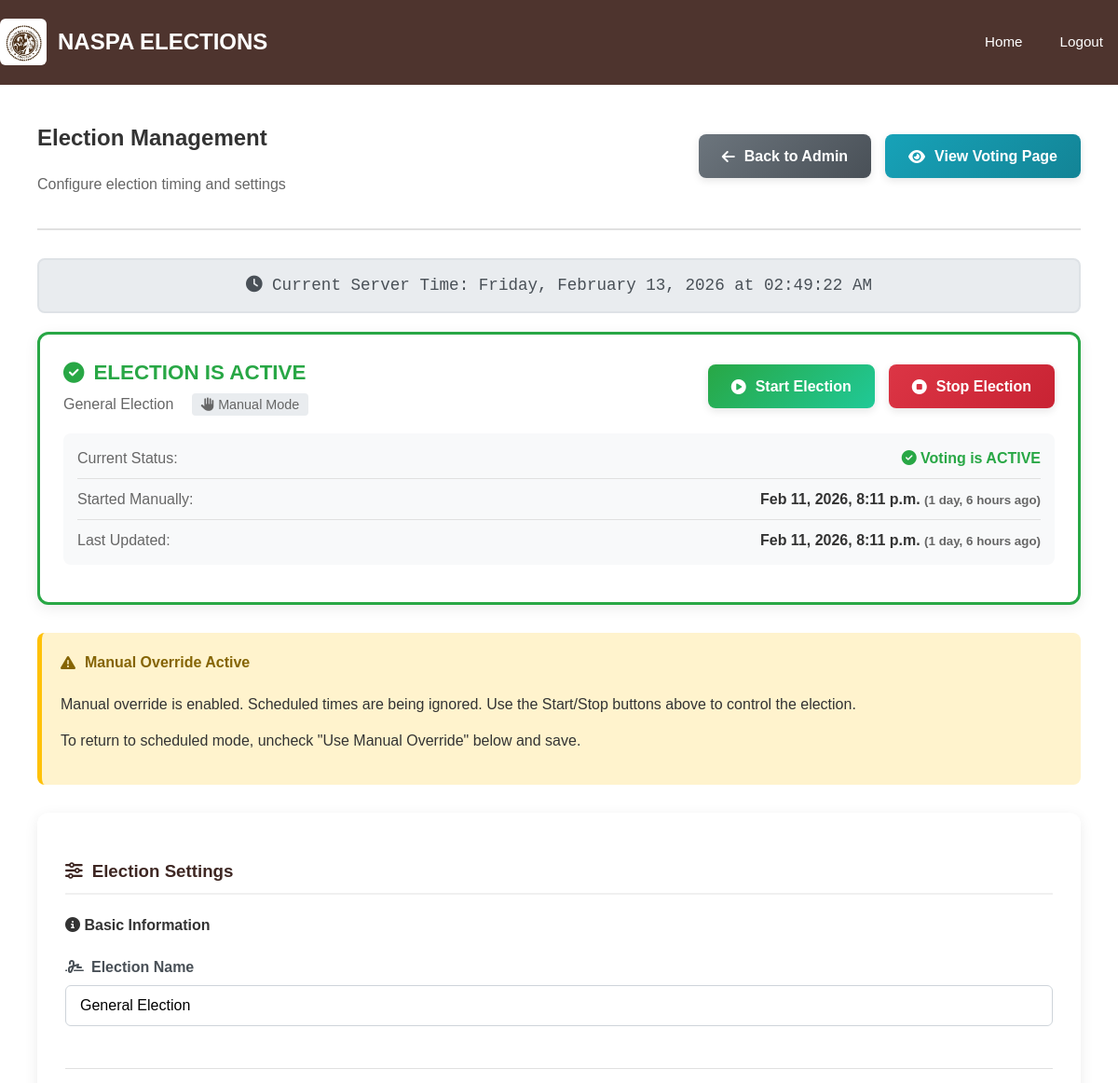
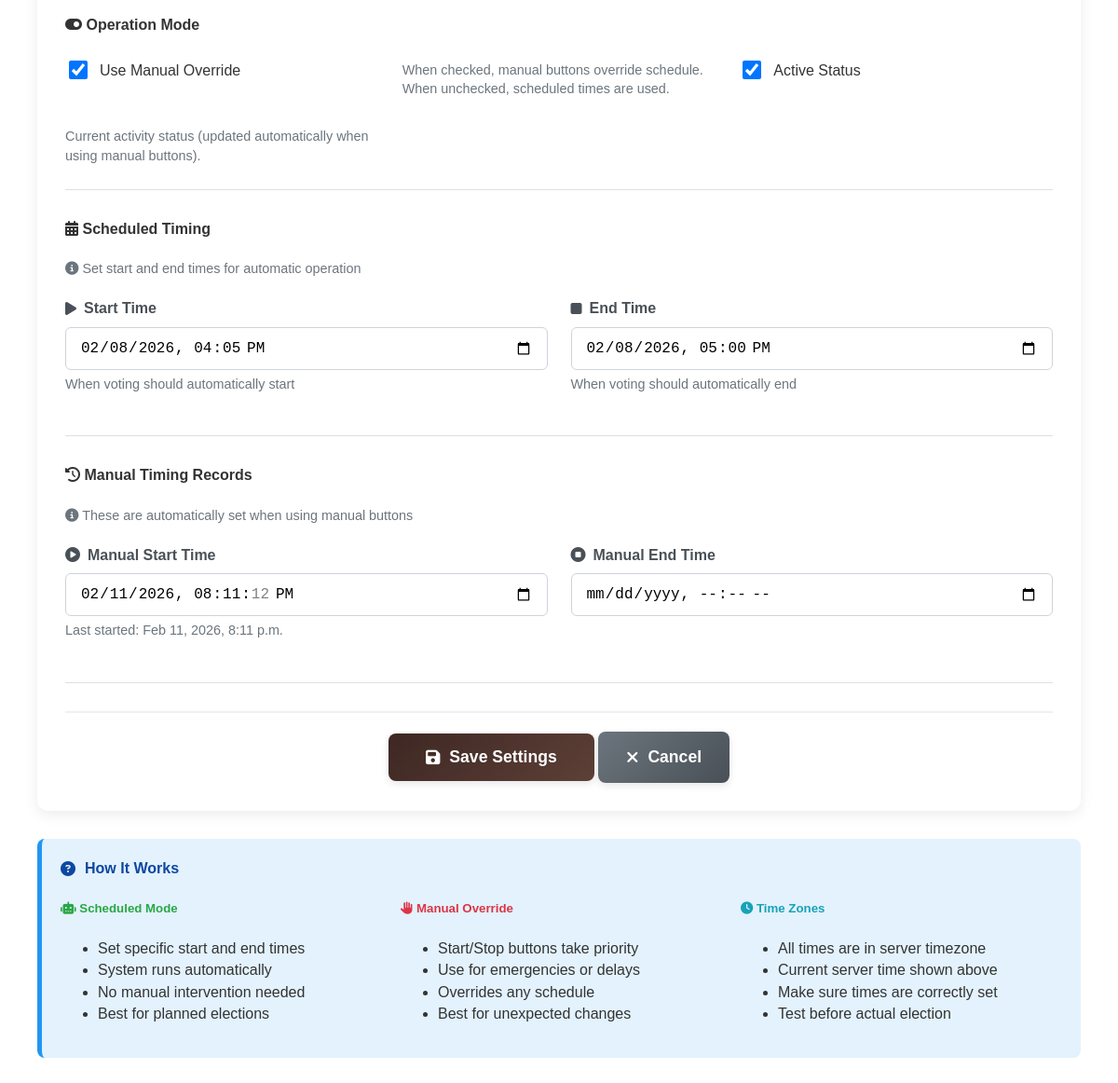
/main/manage_election/ (signed in), run on an earlier commit of the app's database (2 pictures, top to bottom).
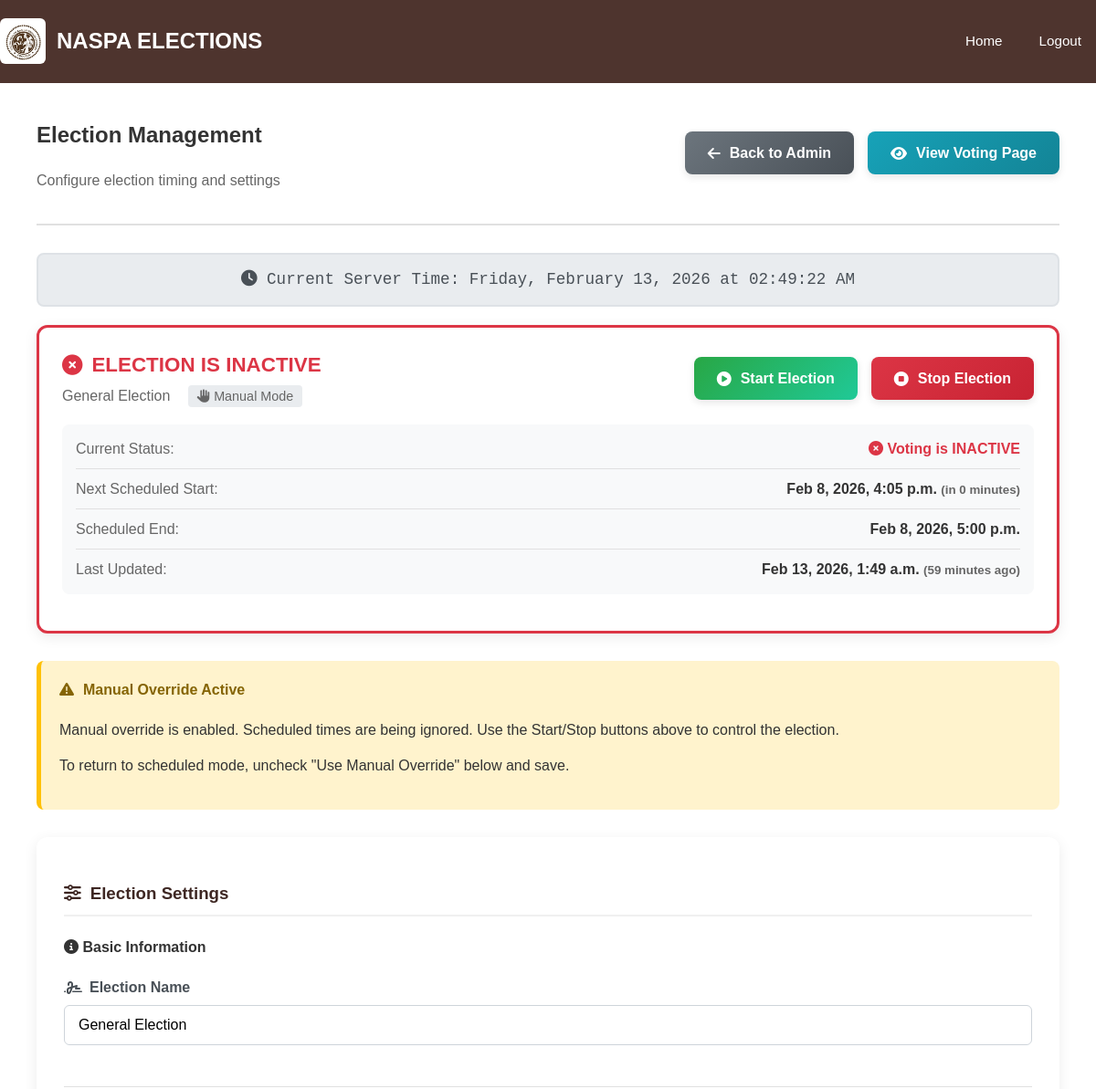
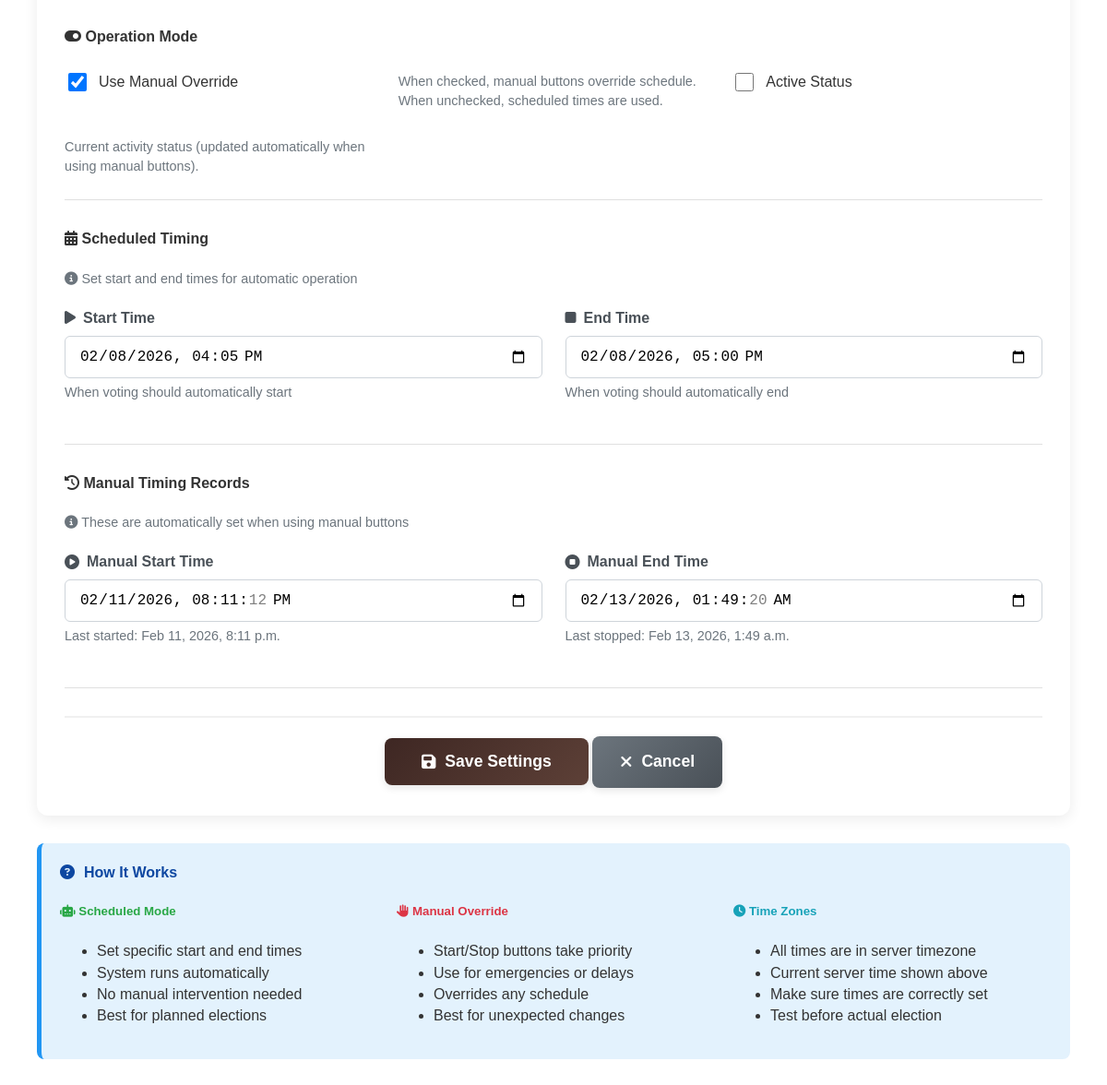
And on a later commit of the database (2 pictures, top to bottom).
### main/models.py (models this page shows, shortened)
class ElectionSettings(models.Model):
    election_name = models.CharField(max_length=200, default="General Election")
    is_active = models.BooleanField(default=False,
                                    help_text="Current active status")
    is_manual_override = models.BooleanField(default=False,
                                            help_text="Check to use manual controls instead of schedule")
    scheduled_start = models.DateTimeField(null=True, blank=True,
                                          help_text="When voting should automatically start")
    scheduled_end = models.DateTimeField(null=True, blank=True,
                                        help_text="When voting should automatically end")
    manual_start_time = models.DateTimeField(null=True, blank=True,
                                            help_text="When election was manually started")
    manual_end_time = models.DateTimeField(null=True, blank=True,
                                          help_text="When election was manually ended")
    created_at = models.DateTimeField(auto_now_add=True)
    updated_at = models.DateTimeField(auto_now=True)
    class Meta:
        verbose_name_plural = "Election Settings"
    def get_voting_status(self):
        from django.utils import timezone
        now = timezone.now()
        if self.is_manual_override:
            return self.is_active
        if self.scheduled_start and self.scheduled_end:
            return self.scheduled_start <= now <= self.scheduled_end
        return False
    def get_remaining_time(self):
        from django.utils import timezone
        if not self.get_voting_status():
            return None
        now = timezone.now()
        if self.scheduled_end:
            remaining = self.scheduled_end - now
            if remaining.total_seconds() > 0:
                return remaining
        return None

### main/views.py (the view)
# urls.py: path('manage_election/', main_views.manage_election, name='manage_election'),
@login_required
def manage_election(request):
    if not (request.user.is_superuser or request.user.is_staff):
        messages.error(request, "Access denied. Admin only.")
        return redirect('user_homepage')
    election_settings = ElectionSettings.objects.first()
    if not election_settings:
        election_settings = ElectionSettings.objects.create(election_name="General Election")
    if request.method == 'POST':
        form = ElectionSettingsForm(request.POST, instance=election_settings)
        if form.is_valid():
            form.save()
            messages.success(request, "Election settings updated successfully!")
            return redirect('manage_election')
        else:
            messages.error(request, "Please correct the errors below.")
    else:
        form = ElectionSettingsForm(instance=election_settings)
    return render(request, 'main/manage_election.html', {
        'form': form,
        'election_settings': election_settings,
        'now': timezone.now(),
    })

### main/templates/main/manage_election.html (shortened to what this page needs)
{% extends "main/base.html" %}
{% load static %}
{% load time_filters %}
{% block extra_css %}
<link rel="stylesheet" href="{% static 'css/home.css' %}">
{% endblock %}
{% block content %}
<div class="election-container">
    <div class="header-section">
        <div>
            <h2>Election Management</h2>
            <p style="color: #666;">Configure election timing and settings</p>
        </div>
        <div class="quick-actions">
            <a href="{% url 'admin_homepage' %}" class="btn-action btn-secondary">
                <i class="fas fa-arrow-left"></i> Back to Admin
            </a>
            <a href="{% url 'vote' %}" class="btn-action btn-info" target="_blank">
                <i class="fas fa-eye"></i> View Voting Page
            </a>
        </div>
    </div>
    <div class="current-time-display" id="current-time">
    </div>
    <div class="status-card">
        <div class="status-header">
            <div>
                <div class="status-indicator {% if election_settings.get_voting_status %}status-active{% else %}status-inactive{% endif %}">
                    {% if election_settings.get_voting_status %}
                        <i class="fas fa-check-circle"></i> ELECTION IS ACTIVE
                    {% else %}
                        <i class="fas fa-times-circle"></i> ELECTION IS INACTIVE
                    {% endif %}
                </div>
                <div style="margin-top: 5px; color: #666;">
                    {{ election_settings.election_name }}
                    <span style="margin-left: 15px; padding: 4px 10px; background: #e9ecef; border-radius: 4px; font-size: 0.9em;">
                        {% if election_settings.is_manual_override %}
                            <i class="fas fa-hand-paper"></i> Manual Mode
                        {% else %}
                            <i class="fas fa-robot"></i> Scheduled Mode
                        {% endif %}
                    </span>
                </div>
            </div>
            <div class="quick-actions">
                <a href="{% url 'start_election' %}"
                   class="btn-action btn-success"
                   onclick="return confirm('Start election NOW? This will override any schedule.')">
                    <i class="fas fa-play-circle"></i> Start Election
                </a>
                <a href="{% url 'stop_election' %}"
                   class="btn-action btn-danger"
                   onclick="return confirm('Stop election NOW? This will end voting immediately.')">
                    <i class="fas fa-stop-circle"></i> Stop Election
                </a>
            </div>
        </div>
        <div class="time-display">
            {% if election_settings.get_voting_status %}
                <div class="time-row">
                    <span class="time-label">Current Status:</span>
                    <span class="time-value" style="color: #28a745; font-weight: 700;">
                        <i class="fas fa-check-circle"></i> Voting is ACTIVE
                    </span>
                </div>
                {% if election_settings.is_manual_override %}
                    <div class="time-row">
                        <span class="time-label">Started Manually:</span>
                        <span class="time-value">
                            {{ election_settings.manual_start_time|date:"M j, Y, g:i a" }}
                            <small style="color: #666;">({{ election_settings.manual_start_time|timesince }} ago)</small>
                        </span>
                    </div>
                {% endif %}
            {% else %}
                <div class="time-row">
                    <span class="time-label">Current Status:</span>
                    <span class="time-value" style="color: #dc3545; font-weight: 700;">
                        <i class="fas fa-times-circle"></i> Voting is INACTIVE
                    </span>
                </div>
                {% if election_settings.scheduled_start %}
                    <div class="time-row">
                        <span class="time-label">Next Scheduled Start:</span>
                        <span class="time-value">
                            {{ election_settings.scheduled_start|date:"M j, Y, g:i a" }}
                            <small style="color: #666;">(in {{ election_settings.scheduled_start|timeuntil }})</small>
                        </span>
                    </div>
                {% endif %}
                {% if election_settings.scheduled_end %}
                    <div class="time-row">
                        <span class="time-label">Scheduled End:</span>
                        <span class="time-value">
                            {{ election_settings.scheduled_end|date:"M j, Y, g:i a" }}
                        </span>
                    </div>
                {% endif %}
            {% endif %}
            <div class="time-row">
                <span class="time-label">Last Updated:</span>
                <span class="time-value">
                    {{ election_settings.updated_at|date:"M j, Y, g:i a" }}
                    <small style="color: #666;">({{ election_settings.updated_at|timesince }} ago)</small>
                </span>
            </div>
        </div>
    </div>
    {% if election_settings.is_manual_override %}
        <div class="warning-box">
            <h4><i class="fas fa-exclamation-triangle"></i> Manual Override Active</h4>
            <p>Manual override is enabled. Scheduled times are being ignored. Use the Start/Stop buttons above to control the election.</p>
            <p style="margin-top: 10px; font-weight: 500;">
                To return to scheduled mode, uncheck "Use Manual Override" below and save.
            </p>
        </div>
    {% endif %}
    <div class="settings-form">
        <h3 class="section-title"><i class="fas fa-sliders-h"></i> Election Settings</h3>
        <form method="POST">
            <div class="form-section">
                <h4><i class="fas fa-info-circle"></i> Basic Information</h4>
                <div class="form-grid">
                    <div class="form-group">
                        <label for="{{ form.election_name.id_for_label }}">
                            <i class="fas fa-signature"></i> Election Name
                        </label>
                        {{ form.election_name }}
                    </div>
                </div>
            </div>
            <div class="form-section">
                <h4><i class="fas fa-toggle-on"></i> Operation Mode</h4>
                <div class="form-grid">
                    <div class="checkbox-group">
                        {{ form.is_manual_override }}
                        <label for="{{ form.is_manual_override.id_for_label }}">
                            Use Manual Override
                        </label>
                    </div>
                    <div class="help-text">
                        When checked, manual buttons override schedule. When unchecked, scheduled times are used.
                    </div>
                    <div class="checkbox-group">
                        {{ form.is_active }}
                        <label for="{{ form.is_active.id_for_label }}">
                            Active Status
                        </label>
                    </div>
                    <div class="help-text">
                        Current activity status (updated automatically when using manual buttons).
                    </div>
                </div>
            </div>
            <div class="form-section">
                <h4><i class="fas fa-calendar-alt"></i> Scheduled Timing</h4>
                <div class="help-text" style="margin-bottom: 20px;">
                    <i class="fas fa-info-circle"></i> Set start and end times for automatic operation
                </div>
                <div class="form-grid">
                    <div class="form-group">
                        <label for="{{ form.scheduled_start.id_for_label }}">
                            <i class="fas fa-play"></i> Start Time
                        </label>
                        {{ form.scheduled_start }}
                        {% if form.scheduled_start.help_text %}
                            <span class="help-text">{{ form.scheduled_start.help_text }}</span>
                        {% endif %}
                    </div>
                    <div class="form-group">
                        <label for="{{ form.scheduled_end.id_for_label }}">
                            <i class="fas fa-stop"></i> End Time
                        </label>
                        {{ form.scheduled_end }}
                        {% if form.scheduled_end.help_text %}
                            <span class="help-text">{{ form.scheduled_end.help_text }}</span>
                        {% endif %}
                    </div>
                </div>
            </div>
            <div class="form-section">
                <h4><i class="fas fa-history"></i> Manual Timing Records</h4>
                <div class="help-text" style="margin-bottom: 20px;">
                    <i class="fas fa-info-circle"></i> These are automatically set when using manual buttons
                </div>
                <div class="form-grid">
                    <div class="form-group">
                        <label for="{{ form.manual_start_time.id_for_label }}">
                            <i class="fas fa-play-circle"></i> Manual Start Time
                        </label>
                        {{ form.manual_start_time }}
                        {% if election_settings.manual_start_time %}
                            <span class="help-text">
                                Last started: {{ election_settings.manual_start_time|date:"M j, Y, g:i a" }}
                            </span>
                        {% endif %}
                    </div>
                    <div class="form-group">
                        <label for="{{ form.manual_end_time.id_for_label }}">
                            <i class="fas fa-stop-circle"></i> Manual End Time
                        </label>
                        {{ form.manual_end_time }}
                        {% if election_settings.manual_end_time %}
                            <span class="help-text">
                                Last stopped: {{ election_settings.manual_end_time|date:"M j, Y, g:i a" }}
                            </span>
                        {% endif %}
                    </div>
                </div>
            </div>
            <div class="form-actions">
                <button type="submit" class="btn-action btn-primary" style="padding: 15px 40px; font-size: 1.1em;">
                    <i class="fas fa-save"></i> Save Settings
                </button>
                <a href="{% url 'admin_homepage' %}" class="btn-action btn-secondary" style="padding: 15px 30px; font-size: 1.1em;">
                    <i class="fas fa-times"></i> Cancel
                </a>
            </div>
        </form>
    </div>
    <div class="info-box" style="margin-top: 30px;">
        <h4><i class="fas fa-question-circle"></i> How It Works</h4>
        <div style="display: grid; grid-template-columns: repeat(auto-fit, minmax(250px, 1fr)); gap: 20px; margin-top: 15px;">
            <div>
                <h5 style="color: #28a745; margin-top: 0;">
                    <i class="fas fa-robot"></i> Scheduled Mode
                </h5>
                <ul>
                    <li>Set specific start and end times</li>
                    <li>System runs automatically</li>
                    <li>No manual intervention needed</li>
                    <li>Best for planned elections</li>
                </ul>
            </div>
            <div>
                <h5 style="color: #dc3545; margin-top: 0;">
                    <i class="fas fa-hand-paper"></i> Manual Override
                </h5>
                <ul>
                    <li>Start/Stop buttons take priority</li>
                    <li>Use for emergencies or delays</li>
                    <li>Overrides any schedule</li>
                    <li>Best for unexpected changes</li>
                </ul>
            </div>
            <div>
                <h5 style="color: #17a2b8; margin-top: 0;">
                    <i class="fas fa-clock"></i> Time Zones
                </h5>
                <ul>
                    <li>All times are in server timezone</li>
                    <li>Current server time shown above</li>
                    <li>Make sure times are correctly set</li>
                    <li>Test before actual election</li>
                </ul>
            </div>
        </div>
    </div>
</div>
{% endblock %}

### main/templates/main/base.html (shortened to what this page needs)
{% load static %}
<!DOCTYPE html>
<html lang="en">
<head>
    <link rel="stylesheet" href="{% static 'css/base.css' %}">
    {% block extra_css %}{% endblock %}
</head>
<body>
    <header class="header">
        <div class="logo-section">
            <img src="{% static 'images/logo.png' %}" alt="Company Logo" class="logo">
            <h1 class="company-name">NASPA ELECTIONS</h1>
        </div>
        <nav class="nav-bar">
    {% if user.is_authenticated %}
        {% if user.is_superuser or user.is_staff %}
            <a href="{% url 'admin_homepage' %}" class="nav-link">Home</a>
        {% else %}
            <a href="{% url 'user_homepage' %}" class="nav-link">Home</a>
        {% endif %}
        <a href="{% url 'logout' %}" class="nav-link logout-link">Logout</a>
    {% endif %}
</nav>
    </header>
    <main class="container">
        {% block content %}{% endblock %}
    </main>
</body>
</html>

What changed in the data, as far as the page shows it:
changed ElectionSettings "General Election": scheduled_start (not shown) → "Feb 8, 2026, 4:05 p.m."; scheduled_start (not shown) → "0 minutes"; scheduled_end (not shown) → "Feb 8, 2026, 5:00 p.m."; updated_at "Feb 11, 2026, 8:11 p.m." → "Feb 13, 2026, 1:49 a.m."; updated_at "1 day, 6 hours" → "59 minutes"; is_active "☑" → "☐"; manual_end_time (not shown) → "02/13/2026 01:49:20"; manual_end_time (not shown) → "Feb 13, 2026, 1:49 a.m."; manual_start_time "Feb 11, 2026, 8:11 p.m." → (not shown); manual_start_time "1 day, 6 hours" → (not shown)
Also different on the page:
text no longer shown: "ELECTION IS ACTIVE Voting is ACTIVE Started Manually: ( ago)"
text now shown: "ELECTION IS INACTIVE Voting is INACTIVE Next Scheduled Start: (in ) Scheduled End: Last stopped:"
